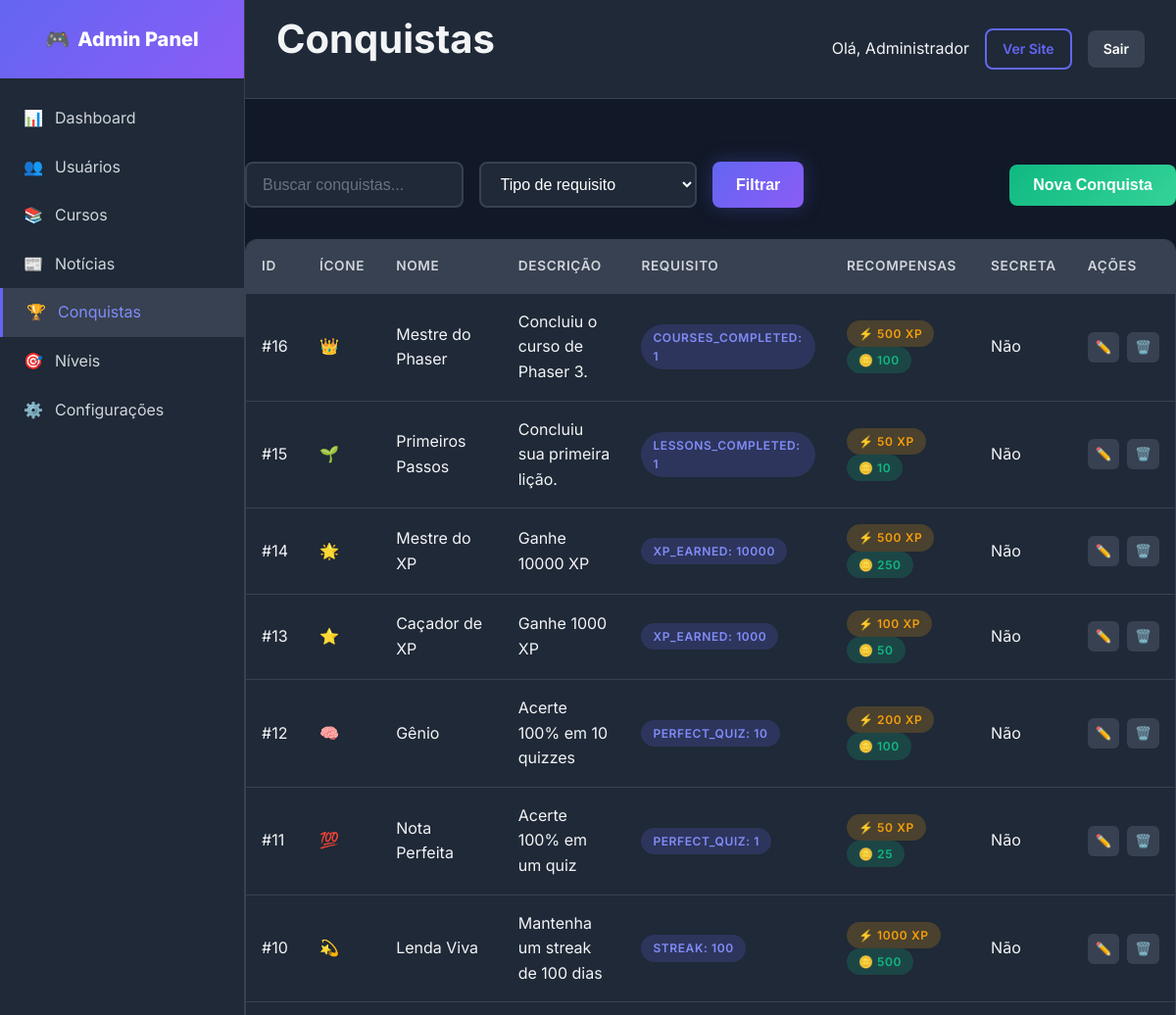
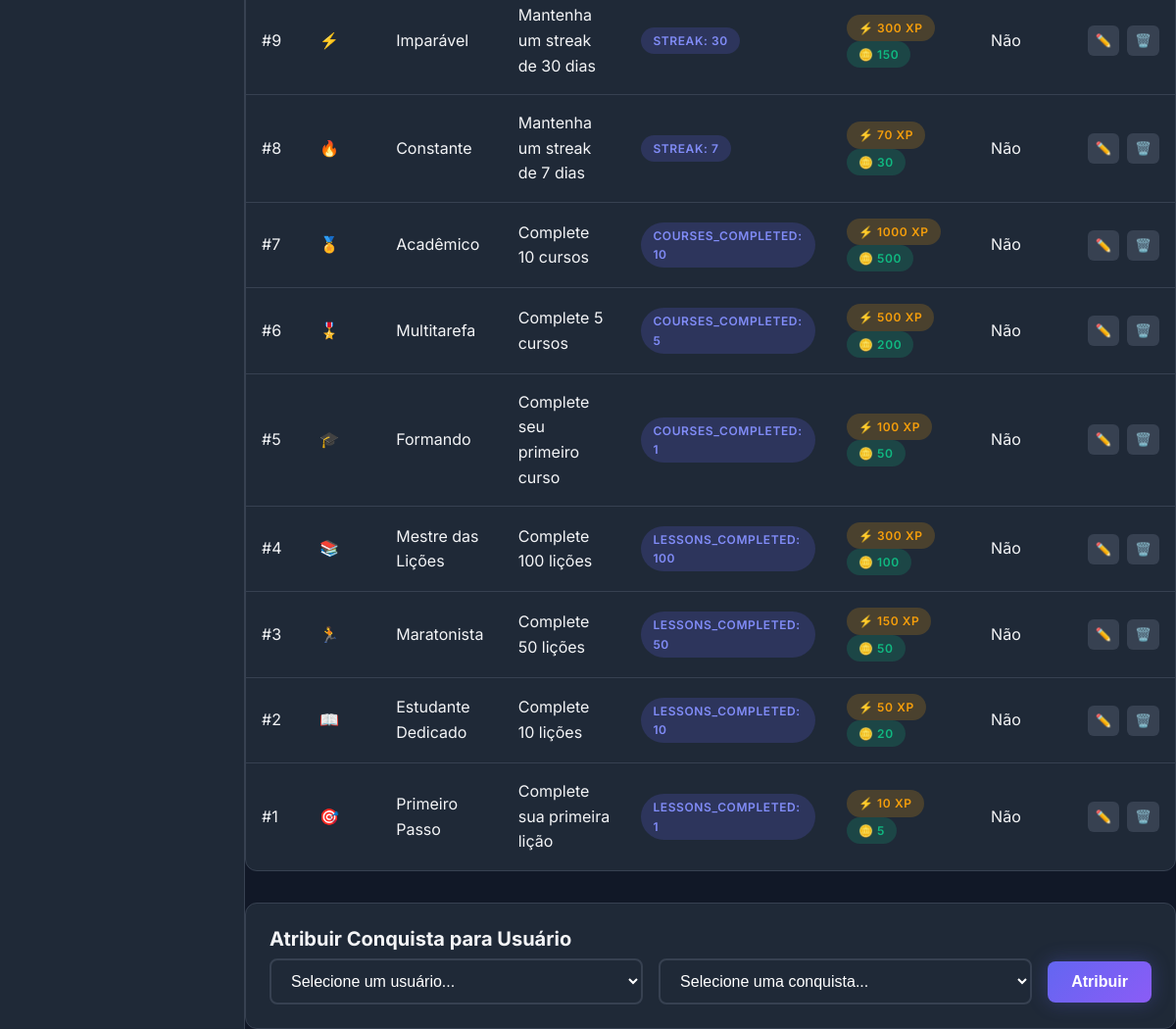
The page /admin/archievements/achievements.php (signed in) on the database its author committed (2 pictures, top to bottom).
### tables this page shows
CREATE TABLE `users` (
    `id`                        INT UNSIGNED       NOT NULL AUTO_INCREMENT,
    `name`                      VARCHAR(100)       NOT NULL                          COMMENT 'Nome de exibição',
    `full_name`                 VARCHAR(200)       DEFAULT NULL                      COMMENT 'Nome completo',
    `first_name`                VARCHAR(100)       DEFAULT NULL                      COMMENT 'Primeiro nome',
    `last_name`                 VARCHAR(100)       DEFAULT NULL                      COMMENT 'Sobrenome',
    `username`                  VARCHAR(50)        NOT NULL                          COMMENT 'Username único',
    `email`                     VARCHAR(150)       NOT NULL                          COMMENT 'Email único para login',
    `password`                  VARCHAR(255)       NOT NULL                          COMMENT 'Hash bcrypt da senha',
    `role`                      ENUM('student','instructor','admin','super_admin')
                                                   NOT NULL DEFAULT 'student'        COMMENT 'Papel do usuário',
    `avatar`                    VARCHAR(500)       DEFAULT NULL                      COMMENT 'URL da foto de perfil',
    `bio`                       TEXT               DEFAULT NULL                      COMMENT 'Biografia',
    `phone`                     VARCHAR(20)        DEFAULT NULL                      COMMENT 'Telefone com DDD',
    `website`                   VARCHAR(255)       DEFAULT NULL                      COMMENT 'Site pessoal',
    `social_github`             VARCHAR(255)       DEFAULT NULL,
    `social_linkedin`           VARCHAR(255)       DEFAULT NULL,
    `social_twitter`            VARCHAR(255)       DEFAULT NULL,
    `social_youtube`            VARCHAR(255)       DEFAULT NULL,
    `specialization`            VARCHAR(255)       DEFAULT NULL                      COMMENT 'Área de especialização',
    `total_points`              INT UNSIGNED       NOT NULL DEFAULT 0                COMMENT 'Cache pontos gamificação',
    `xp_total`                  INT UNSIGNED       NOT NULL DEFAULT 0                COMMENT 'XP total do usuário',
    `coins`                     INT UNSIGNED       NOT NULL DEFAULT 0                COMMENT 'Moedas do usuário',
    `level`                     INT UNSIGNED       NOT NULL DEFAULT 1                COMMENT 'Nível atual do usuário',
    `streak_days`               INT UNSIGNED       NOT NULL DEFAULT 0                COMMENT 'Dias seguidos de atividade',
    `last_activity`             DATE               DEFAULT NULL                      COMMENT 'Data da última atividade',
    `email_verified_at`         TIMESTAMP          NULL DEFAULT NULL,
    `email_verification_token`  VARCHAR(100)       DEFAULT NULL,
    `password_reset_token`      VARCHAR(100)       DEFAULT NULL,
    `password_reset_expires`    TIMESTAMP          NULL DEFAULT NULL,
    `two_factor_secret`         VARCHAR(255)       DEFAULT NULL,
    `two_factor_enabled`        TINYINT(1)         NOT NULL DEFAULT 0,
    `last_login_at`             TIMESTAMP          NULL DEFAULT NULL,
    `last_login_ip`             VARCHAR(45)        DEFAULT NULL,
    `is_active`                 TINYINT(1)         NOT NULL DEFAULT 1,
    `status`                    ENUM('active','inactive','banned','pending')
                                                   NOT NULL DEFAULT 'active'        COMMENT 'Status do usuário',
    `preferences`               JSON               DEFAULT NULL,
    `created_at`                TIMESTAMP          NOT NULL DEFAULT CURRENT_TIMESTAMP,
    `updated_at`                TIMESTAMP          NOT NULL DEFAULT CURRENT_TIMESTAMP ON UPDATE CURRENT_TIMESTAMP,

    PRIMARY KEY (`id`),
    UNIQUE KEY `uk_users_email` (`email`),
    UNIQUE KEY `uk_users_username` (`username`),
    KEY `idx_users_role` (`role`),
    KEY `idx_users_active` (`is_active`),
    KEY `idx_users_status` (`status`),
    KEY `idx_users_created` (`created_at`),
    KEY `idx_users_points` (`total_points` DESC)
);

CREATE TABLE `achievements` (
    `id`              INT UNSIGNED     NOT NULL AUTO_INCREMENT,
    `name`            VARCHAR(100)     NOT NULL,
    `slug`            VARCHAR(120)     NOT NULL,
    `description`     TEXT             DEFAULT NULL,
    `icon`            VARCHAR(500)     DEFAULT NULL,
    `type`            ENUM('course','lesson','quiz','streak','social','special','milestone')
                                       NOT NULL DEFAULT 'milestone',
    `requirement_type` VARCHAR(50)      NOT NULL                          COMMENT 'Ex: lessons_completed, courses_completed, streak, xp_earned',
    `requirement_value` INT UNSIGNED     NOT NULL DEFAULT 1                COMMENT 'Valor necessário para desbloquear',
    `criteria_type`   VARCHAR(50)      DEFAULT NULL                      COMMENT 'Alias para requirement_type',
    `criteria_value`  INT UNSIGNED     DEFAULT 1                         COMMENT 'Alias para requirement_value',
    `xp_reward`       INT UNSIGNED     NOT NULL DEFAULT 0,
    `coin_reward`     INT UNSIGNED     NOT NULL DEFAULT 0,
    `points_reward`   INT UNSIGNED     DEFAULT 0                         COMMENT 'Alias para xp_reward',
    `badge_id`        INT UNSIGNED     DEFAULT NULL                      COMMENT 'Badge associado ao achievement',
    `is_hidden`       TINYINT(1)       NOT NULL DEFAULT 0                COMMENT 'Achievement secreto',
    `sort_order`      INT              NOT NULL DEFAULT 0,
    `is_active`       TINYINT(1)       NOT NULL DEFAULT 1,
    `created_at`      TIMESTAMP        NOT NULL DEFAULT CURRENT_TIMESTAMP,

    PRIMARY KEY (`id`),
    UNIQUE KEY `uk_achievements_slug` (`slug`),
    KEY `idx_achievements_type` (`type`),
    CONSTRAINT `fk_achievements_badge` FOREIGN KEY (`badge_id`)
        REFERENCES `badges` (`id`) ON DELETE SET NULL ON UPDATE CASCADE
);

### includes/functions.php (called while the page is built, shortened)
<?php
if (!function_exists('url')) {
    function url(string $path = ''): string {
        $baseUrl = defined('BASE_URL') ? BASE_URL : 'http://localhost/gamedev-academy/';
        return rtrim($baseUrl, '/') . '/' . ltrim($path, '/');
    }
}
if (!function_exists('asset')) {
    function asset(string $path): string {
        $path = ltrim($path, '/');
        $protocol = (!empty($_SERVER['HTTPS']) && $_SERVER['HTTPS'] === 'on') ? 'https://' : 'http://';
        $host = $_SERVER['HTTP_HOST'] ?? 'localhost';
        $scriptName = $_SERVER['SCRIPT_NAME'];
        $pathParts = explode('/', trim($scriptName, '/'));
        $projectFolder = $pathParts[0] ?? '';
        if (!empty($projectFolder) && $projectFolder !== 'index.php') {
            return $protocol . $host . '/' . $projectFolder . '/assets/' . $path;
        }
        return $protocol . $host . '/assets/' . $path;
    }
}
if (!function_exists('escape')) {
    function escape(?string $string): string {
        return htmlspecialchars($string, ENT_QUOTES | ENT_HTML5, 'UTF-8');
    }
}
?>

### classes/Database.php (called while the page is built, shortened)
<?php
class Database {
    private static $instance = null;
    private $pdo;
    private function __construct() {
        try {
            $dsn = "mysql:host=" . DB_HOST . ";dbname=" . DB_NAME . ";charset=" . DB_CHARSET;
            $options = [
                PDO::ATTR_ERRMODE => PDO::ERRMODE_EXCEPTION,
                PDO::ATTR_DEFAULT_FETCH_MODE => PDO::FETCH_ASSOC,
                PDO::ATTR_EMULATE_PREPARES => false,
            ];
            $this->pdo = new PDO($dsn, DB_USER, DB_PASS, $options);
        } catch (PDOException $e) {
            die("Erro de conexão: " . $e->getMessage());
        }
    }
    public static function getInstance(): self {
        if (self::$instance === null) {
            self::$instance = new self();
        }
        return self::$instance;
    }
    public function query(string $sql, array $params = []): PDOStatement {
        $stmt = $this->pdo->prepare($sql);
        $stmt->execute($params);
        return $stmt;
    }
    public function fetch(string $sql, array $params = []): ?array {
        return $this->query($sql, $params)->fetch() ?: null;
    }
    public function fetchAll(string $sql, array $params = []): array {
        return $this->query($sql, $params)->fetchAll();
    }
}

### classes/Auth.php (called while the page is built, shortened)
<?php
require_once __DIR__ . '/Database.php';
require_once __DIR__ . '/User.php';
class Auth {
    private $user;
    public function __construct() {
        $this->user = new User();
    }
    public function isLoggedIn(): bool {
        if (isset($_SESSION['user_id'])) {
            return true;
        }
        return false;
    }
    public function getCurrentUser(): ?array {
        return $this->user->find($_SESSION['user_id']);
    }
}

### classes/User.php (called while the page is built, shortened)
<?php
class User {
    private $db;
    public function __construct() {
        $this->db = Database::getInstance();
    }
    public function find(int $id): ?array {
        return $this->db->fetch("SELECT * FROM users WHERE id = ?", [$id]);
    }
}

### admin/archievements/achievements.php (the view, shortened to what this page needs)
<?php
$pageTitle = 'Conquistas';
include '../includes/header.php';
$db = Database::getInstance();
$search = trim($_GET['search'] ?? '');
$perPage = 20;
$page = max(1, intval($_GET['page'] ?? 1));
$offset = ($page - 1) * $perPage;
$where = [];
$params = [];
$whereSql = $where ? ('WHERE ' . implode(' AND ', $where)) : '';
$achievements = $db->fetchAll("SELECT * FROM achievements {$whereSql} ORDER BY id DESC LIMIT ? OFFSET ?", array_merge($params, [$perPage, $offset]));
?>
<div class="d-flex justify-between align-center mb-4">
    <form method="GET" class="d-flex gap-2">
        <input type="text" name="search" class="form-control" placeholder="Buscar conquistas..." value="<?= escape($search) ?>">
        <select name="type" class="form-control">
            <option value="">Tipo de requisito</option>
        </select>
        <button class="btn btn-primary" type="submit">Filtrar</button>
    </form>
    <button class="btn btn-success" onclick="toggleCreate()">Nova Conquista</button>
</div>
<div class="admin-table-container">
    <table class="admin-table">
        <thead>
            <tr>
                <th>ID</th>
                <th>Ícone</th>
                <th>Nome</th>
                <th>Descrição</th>
                <th>Requisito</th>
                <th>Recompensas</th>
                <th>Secreta</th>
                <th>Ações</th>
            </tr>
        </thead>
        <tbody>
            <?php foreach ($achievements as $a): ?>
            <tr>
                <td>#<?= $a['id'] ?></td>
                <td><?= escape($a['icon']) ?></td>
                <td><?= escape($a['name']) ?></td>
                <td><?= escape($a['description']) ?></td>
                <td>
                    <span class="badge badge-primary">
                        <?= escape($a['requirement_type']) ?>: <?= intval($a['requirement_value']) ?>
                    </span>
                </td>
                <td>
                    <?php if (($a['xp_reward'] ?? 0) > 0): ?>
                        <span class="badge badge-warning">⚡ <?= intval($a['xp_reward']) ?> XP</span>
                    <?php endif; ?>
                    <?php if (($a['coin_reward'] ?? 0) > 0): ?>
                        <span class="badge badge-success">🪙 <?= intval($a['coin_reward']) ?></span>
                    <?php endif; ?>
                </td>
                <td><?= !empty($a['is_secret']) ? 'Sim' : 'Não' ?></td>
                <td>
                    <div class="admin-actions">
                        <button class="btn-action edit" title="Editar" onclick="toggleEdit(<?= $a['id'] ?>)">✏️</button>
                        <form method="POST" onsubmit="return confirm('Remover esta conquista?')">
                            <button class="btn-action delete" title="Deletar">🗑️</button>
                        </form>
                    </div>
                </td>
            </tr>
            <?php endforeach; ?>
        </tbody>
    </table>
</div>
<div class="card mt-4">
    <div class="card-body">
        <h3 class="card-title">Atribuir Conquista para Usuário</h3>
        <form method="POST" class="d-flex gap-2 align-center">
            <select name="user_id" class="form-control">
                <option value="">Selecione um usuário...</option>
            </select>
            <select name="achievement_id" class="form-control">
                <option value="">Selecione uma conquista...</option>
            </select>
            <button class="btn btn-primary" type="submit">Atribuir</button>
        </form>
    </div>
</div>
<?php include '../includes/footer.php'; ?>

### admin/includes/header.php (shortened to what this page needs)
<?php
require_once __DIR__ . '/../../config/database.php';
require_once __DIR__ . '/../../classes/Database.php';
require_once __DIR__ . '/../../classes/User.php';
require_once __DIR__ . '/../../classes/Auth.php';
require_once __DIR__ . '/../../classes/News.php';
require_once __DIR__ . '/../../includes/functions.php';
require_once __DIR__ . '/../../includes/editorjs-loader.php';
$auth = new Auth();
$auth->requireAdmin();
$currentUser = $auth->getCurrentUser();
?>
<!DOCTYPE html>
<html lang="pt-BR">
<head>
    <link rel="stylesheet" href="<?= asset('css/main.css') ?>">
    <link rel="stylesheet" href="<?= asset('css/admin.css') ?>">
<?php
    if (class_exists('EditorJSLoader')) {
        EditorJSLoader::renderStyles();
    }
?>
</head>
<body>
    <div class="admin-layout">
        <?php include __DIR__ . '/sidebar.php'; ?>
        <main class="admin-main">
            <div class="admin-header">
                <h1><?= $pageTitle ?? 'Dashboard' ?></h1>
                <div class="d-flex align-center gap-2">
                    <span>Olá, <?= escape($currentUser['full_name']) ?></span>
                    <a href="<?= url() ?>" class="btn btn-sm btn-outline">Ver Site</a>
                    <a href="<?= url('logout.php') ?>" class="btn btn-sm btn-secondary">Sair</a>
                </div>
            </div>
            <div class="admin-content"></div>

### rows shown on the page
users: full_name "Administrador"
achievements: id "16", icon "👑", name "Mestre do Phaser", description "Concluiu o curso de Phaser 3.", requirement_type "COURSES_COMPLETED", requirement_value "1", xp_reward "500", coin_reward "100"
achievements: id "15", icon "🌱", name "Primeiros Passos", description "Concluiu sua primeira lição.", requirement_type "LESSONS_COMPLETED", requirement_value "1", xp_reward "50", coin_reward "10"
achievements: id "14", icon "🌟", name "Mestre do XP", description "Ganhe 10000 XP", requirement_type "XP_EARNED", requirement_value "10000", xp_reward "500", coin_reward "250"
achievements: id "13", icon "⭐", name "Caçador de XP", description "Ganhe 1000 XP", requirement_type "XP_EARNED", requirement_value "1000", xp_reward "100", coin_reward "50"
achievements: id "12", icon "🧠", name "Gênio", description "Acerte 100% em 10 quizzes", requirement_type "PERFECT_QUIZ", requirement_value "10", xp_reward "200", coin_reward "100"
achievements: id "11", icon "💯", name "Nota Perfeita", description "Acerte 100% em um quiz", requirement_type "PERFECT_QUIZ", requirement_value "1", xp_reward "50", coin_reward "25"
achievements: id "10", icon "💫", name "Lenda Viva", description "Mantenha um streak de 100 dias", requirement_type "STREAK", requirement_value "100", xp_reward "1000", coin_reward "500"
achievements: id "9", icon "⚡", name "Imparável", description "Mantenha um streak de 30 dias", requirement_type "STREAK", requirement_value "30", xp_reward "300", coin_reward "150"
achievements: id "8", icon "🔥", name "Constante", description "Mantenha um streak de 7 dias", requirement_type "STREAK", requirement_value "7", xp_reward "70", coin_reward "30"
achievements: id "7", icon "🏅", name "Acadêmico", description "Complete 10 cursos", requirement_type "COURSES_COMPLETED", requirement_value "10", xp_reward "1000", coin_reward "500"
achievements: id "6", icon "🎖️", name "Multitarefa", description "Complete 5 cursos", requirement_type "COURSES_COMPLETED", requirement_value "5", xp_reward "500", coin_reward "200"
achievements: id "5", icon "🎓", name "Formando", description "Complete seu primeiro curso", requirement_type "COURSES_COMPLETED", requirement_value "1", xp_reward "100", coin_reward "50"
achievements: id "4", icon "📚", name "Mestre das Lições", description "Complete 100 lições", requirement_type "LESSONS_COMPLETED", requirement_value "100", xp_reward "300", coin_reward "100"
achievements: id "3", icon "🏃", name "Maratonista", description "Complete 50 lições", requirement_type "LESSONS_COMPLETED", requirement_value "50", xp_reward "150", coin_reward "50"
achievements: id "2", icon "📖", name "Estudante Dedicado", description "Complete 10 lições", requirement_type "LESSONS_COMPLETED", requirement_value "10", xp_reward "50", coin_reward "20"
achievements: id "1", icon "🎯", name "Primeiro Passo", description "Complete sua primeira lição", requirement_type "LESSONS_COMPLETED", requirement_value "1", xp_reward "10", coin_reward "5"

### other values the page prints
$pageTitle "Conquistas"
